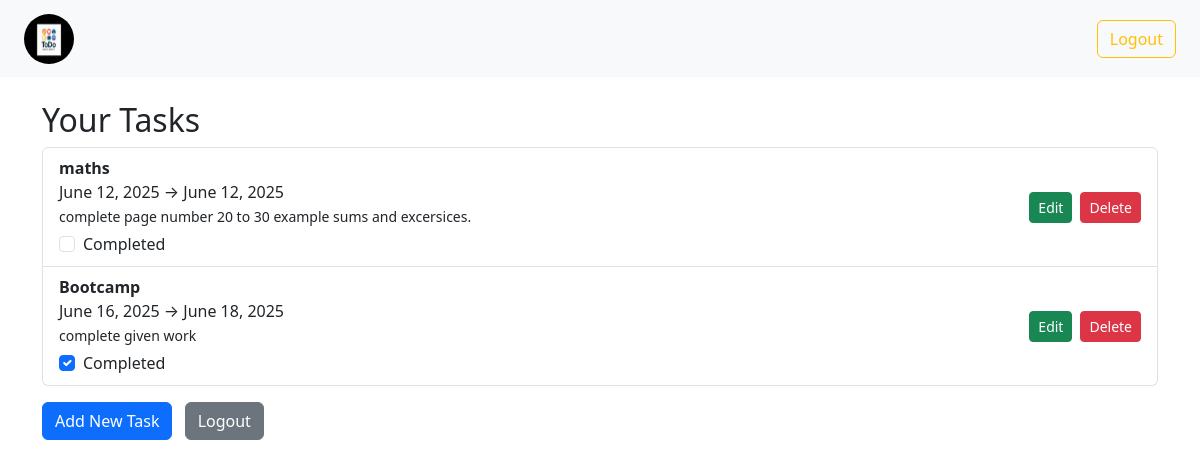
Page /tasks/ (signed in) on the committed database.
### todoapp/models.py (models this page shows, shortened)
class Task(models.Model):
    user=models.ForeignKey(User,on_delete=models.CASCADE)
    title=models.CharField(max_length=200)
    description=models.TextField(blank=True)
    start_date=models.DateField()
    end_date=models.DateField()
    completed=models.BooleanField(default=False)
    created_at=models.DateTimeField(auto_now_add=True)

### todoapp/views.py (the view)
# urls.py: path('tasks/',v.task_list,name='task_list'),
@login_required
def task_list(request):
    tasks = Task.objects.filter(user=request.user)
    return render(request, 'todoapp/task_list.html', {'tasks': tasks})

### todoapp/templates/todoapp/task_list.html (shortened to what this page needs)
{% extends 'todoapp/base.html' %}
{% block content %}
<h2>Your Tasks</h2>
<ul class="list-group">
    {% for task in tasks %}
    <li class="list-group-item">
        <form method="post" action="{% url 'update_task' task.id %}" class="d-flex flex-column flex-md-row justify-content-between align-items-md-center gap-3">
            <div class="flex-fill">
                <strong>{{ task.title }}</strong><br>
                {{ task.start_date }} →
                {{ task.end_date}}
                <br>
                <small>{{ task.description }}</small><br>
                <div class="form-check mt-1">
                    <input class="form-check-input" type="checkbox" name="completed" id="completed-{{ task.id }}" {% if task.completed %}checked{% endif %}>
                    <label class="form-check-label" for="completed-{{ task.id }}">
                        Completed
                    </label>
                </div>
            </div>
            <div class="d-flex gap-2">
                <button type="submit" class="btn btn-sm btn-success">Edit</button>
                <a href="{% url 'delete_task' task.id %}" class="btn btn-sm btn-danger">Delete</a>
            </div>
        </form>
    </li>
    {% empty %}
    <li class="list-group-item text-muted">No tasks for this day.</li>
    {% endfor %}
</ul>
<div class="mt-3">
    <a href="{% url 'add_task' %}" class="btn btn-primary">Add New Task</a>
    <a href="{% url 'logout' %}" class="btn btn-secondary ms-2">Logout</a>
</div>
{% endblock %}

### todoapp/static/todoapp/css/style.css (style rules this page uses)
body { background-color: white; }
h2 { margin-bottom: 20px; }

### rows in the picture
Task: title "maths", start_date "June 12, 2025", end_date "June 12, 2025", description "complete page number 20 to 30 example sums and excersices."
Task: title "Bootcamp", start_date "June 16, 2025", end_date "June 18, 2025", description "complete given work", completed "☑"
